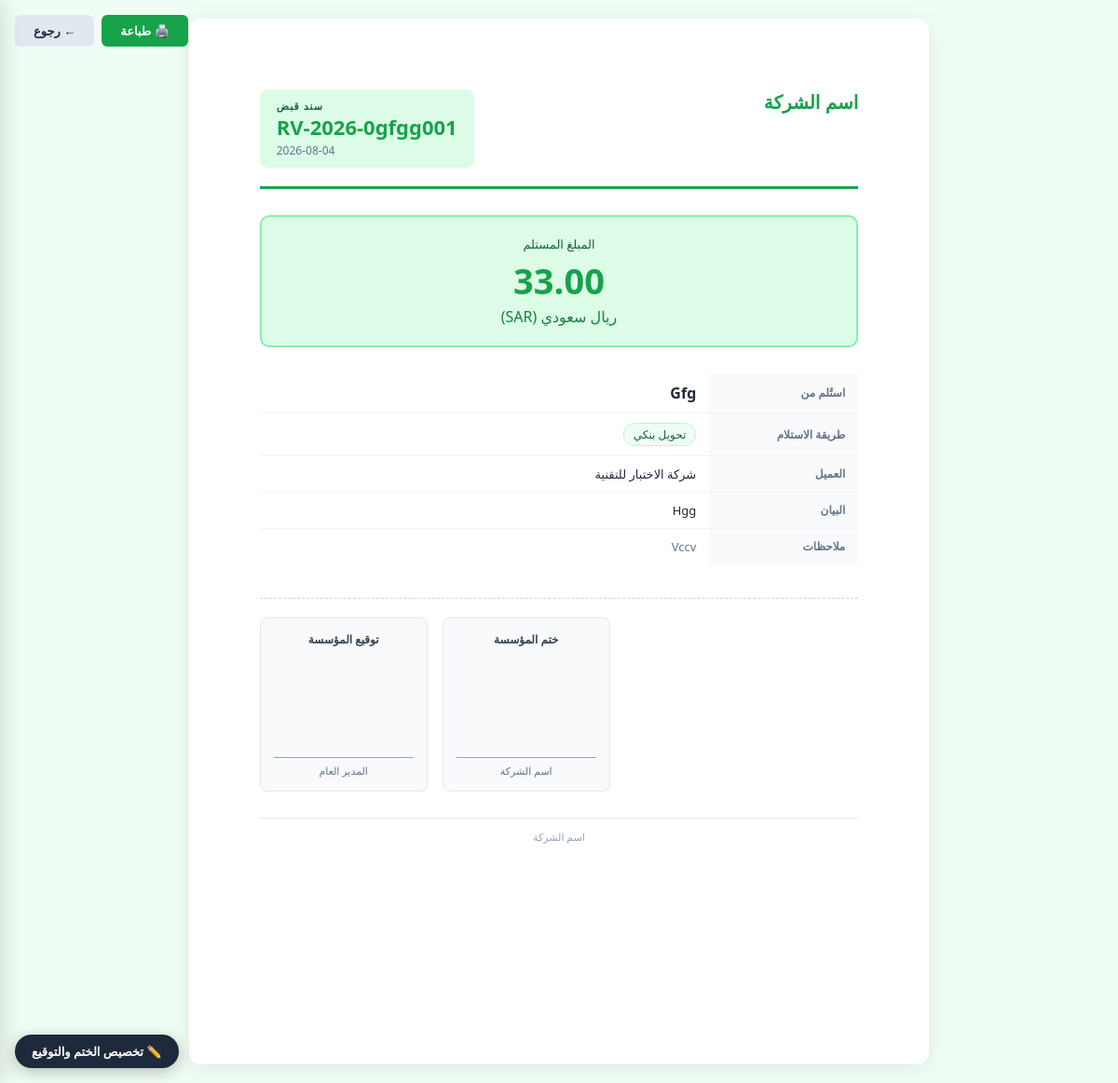
Screenshot of /receipt-vouchers/1/print (signed in) with the database file from the repository.
### app/models/settings.py (models this page shows, shortened)
class AppSetting(Base):
    __tablename__ = "app_settings"
    id: Mapped[int] = mapped_column(primary_key=True, index=True)
    key: Mapped[str] = mapped_column(String(100), unique=True, index=True, nullable=False)
    value: Mapped[str | None] = mapped_column(Text, nullable=True)
    description: Mapped[str | None] = mapped_column(String(255), nullable=True)

### app/models/receipt_voucher.py (models this page shows, shortened)
class ReceiptVoucher(Base):
    __tablename__ = "receipt_vouchers"
    id: Mapped[int] = mapped_column(primary_key=True, index=True)
    voucher_number: Mapped[str] = mapped_column(String(50), unique=True, nullable=False, index=True)
    voucher_date: Mapped[date] = mapped_column(Date, nullable=False)
    received_from: Mapped[str] = mapped_column(String(255), nullable=False)   # المستلم منه
    amount: Mapped[Decimal] = mapped_column(Numeric(15, 2), nullable=False)
    method: Mapped[VoucherPaymentMethod] = mapped_column(
        SAEnum(VoucherPaymentMethod), default=VoucherPaymentMethod.CASH, nullable=False
    )
    client_id: Mapped[int | None] = mapped_column(Integer, ForeignKey("clients.id"), nullable=True)
    description: Mapped[str | None] = mapped_column(Text, nullable=True)      # البيان
    reference: Mapped[str | None] = mapped_column(String(100), nullable=True)  # رقم المرجع
    notes: Mapped[str | None] = mapped_column(Text, nullable=True)
    created_at: Mapped[datetime] = mapped_column(DateTime, default=datetime.utcnow, nullable=False)
    created_by: Mapped[int | None] = mapped_column(Integer, ForeignKey("users.id"), nullable=True)
    client = relationship("Client", foreign_keys=[client_id])
    creator = relationship("User", foreign_keys=[created_by])

### app/models/client.py (models this page shows, shortened)
class Client(Base):
    __tablename__ = "clients"
    id: Mapped[int] = mapped_column(primary_key=True, index=True)
    name: Mapped[str] = mapped_column(String(150), nullable=False, index=True)
    type: Mapped[ClientType] = mapped_column(SAEnum(ClientType), default=ClientType.COMPANY, nullable=False)
    email: Mapped[str | None] = mapped_column(String(100), nullable=True)
    phone: Mapped[str | None] = mapped_column(String(20), nullable=True)
    address: Mapped[str | None] = mapped_column(Text, nullable=True)
    tax_number: Mapped[str | None] = mapped_column(String(50), nullable=True)
    notes: Mapped[str | None] = mapped_column(Text, nullable=True)
    is_active: Mapped[bool] = mapped_column(Boolean, default=True, nullable=False)
    created_at: Mapped[datetime] = mapped_column(DateTime, default=datetime.utcnow, nullable=False)
    created_by: Mapped[int | None] = mapped_column(Integer, ForeignKey("users.id"), nullable=True)
    contracts = relationship("Contract", back_populates="client", lazy="dynamic")
    quotations = relationship("Quotation", back_populates="client", lazy="dynamic")
    invoices = relationship("Invoice", back_populates="client", lazy="dynamic")
    payments = relationship("Payment", back_populates="client", lazy="dynamic")

### app/routers/receipt_vouchers.py (the view)
@router.get("/{voucher_id}/print", response_class=HTMLResponse)
async def print_receipt_voucher(request: Request, voucher_id: int, db: Session = Depends(get_db)):
    if not _require_login(request):
        return RedirectResponse(url="/auth/login", status_code=302)
    voucher = db.query(ReceiptVoucher).filter(ReceiptVoucher.id == voucher_id).first()
    if not voucher:
        return RedirectResponse(url="/receipt-vouchers", status_code=302)
    settings = SettingsService(db).get_all()
    return templates.TemplateResponse("receipt_vouchers/print.html", {
        "request": request,
        "voucher": voucher,
        "settings": settings,
        "method_labels": METHOD_LABELS,
    })

### app/core/logging_config.py (called while the page is built)
    def filter(self, record: logging.LogRecord) -> bool:
        record.request_id = _request_id_var.get()
        return True

    def format(self, record: logging.LogRecord) -> str:
        if isinstance(record.args, dict):
            record.args = {
                k: ("***" if any(s in k.lower() for s in self.SENSITIVE) else v)
                for k, v in record.args.items()
            }
        return super().format(record)

### app/templates/receipt_vouchers/print.html (shortened to what this page needs)
<!DOCTYPE html>
<html lang="ar" dir="rtl">
<head>
</head>
<body>
<div class="print-actions">
    <button class="btn-print" onclick="window.print()">🖨️ طباعة</button>
    <a class="btn-back" href="/receipt-vouchers/{{ voucher.id }}">← رجوع</a>
</div>
<div class="page">
    <div class="header">
        <div>
            <div class="company-name">{{ settings.get('company_name', 'اسم الشركة') }}</div>
        </div>
        <div class="voucher-type">
            <div class="voucher-type-label">سند قبض</div>
            <div class="voucher-number">{{ voucher.voucher_number }}</div>
            <div class="voucher-date">{{ voucher.voucher_date }}</div>
        </div>
    </div>
    <div class="amount-box">
        <div class="amount-label">المبلغ المستلم</div>
        <div class="amount-value">{{ "{:,.2f}".format(voucher.amount) }}</div>
        <div class="amount-currency">{{ settings.get('currency_name', 'ريال سعودي') }} ({{ settings.get('currency', 'SAR') }})</div>
    </div>
    <table class="details-table">
        <tr>
            <th>استُلم من</th>
            <td style="font-size:16px;font-weight:700;">{{ voucher.received_from }}</td>
        </tr>
        <tr>
            <th>طريقة الاستلام</th>
            <td><span class="badge-method">{{ method_labels.get(voucher.method.value, voucher.method.value) }}</span></td>
        </tr>
        {% if voucher.client %}
        <tr>
            <th>العميل</th>
            <td>{{ voucher.client.name }}</td>
        </tr>
        {% endif %}
        {% if voucher.description %}
        <tr>
            <th>البيان</th>
            <td>{{ voucher.description }}</td>
        </tr>
        {% endif %}
        {% if voucher.notes %}
        <tr>
            <th>ملاحظات</th>
            <td style="color:#64748b">{{ voucher.notes }}</td>
        </tr>
        {% endif %}
    </table>
    <div class="signatures">
        <div class="sig-box">
            <div class="sig-label">ختم المؤسسة</div>
            <div style="text-align:center; min-height:72px; display:flex; align-items:center; justify-content:center; margin-bottom:6px;">
            </div>
            <div class="sig-line">{{ settings.get('company_name', '') }}</div>
        </div>
        <div class="sig-box">
            <div class="sig-label">توقيع المؤسسة</div>
            <div style="text-align:center; min-height:72px; display:flex; align-items:center; justify-content:center; margin-bottom:6px;">
            </div>
            <div class="sig-line">{{ settings.get('pdf_signatory_title', 'المدير العام') }}</div>
        </div>
    </div>
    <div class="footer">
        {{ settings.get('company_name', '') }}
    </div>
</div>
<button class="sep-toggle" onclick="sepToggle()">✏️ تخصيص الختم والتوقيع</button>
</body>
</html>

### app/templates/receipt_vouchers/print.html (style rules this page uses)
* { box-sizing: border-box; margin: 0; padding: 0; }
body { font-family: 'Segoe UI', Tahoma, Arial, sans-serif; font-size: 13px; color: #1e293b; background: #f0fdf4; direction: rtl; }
.print-actions { position: fixed; top: 16px; left: 16px; display: flex; gap: 8px; z-index: 999; }
.btn-print { padding: 8px 20px; background: #16a34a; color: #fff; border: none; border-radius: 6px; cursor: pointer; font-size: 13px; font-weight: 600; }
.btn-back { padding: 8px 20px; background: #e2e8f0; color: #1e293b; border: none; border-radius: 6px; cursor: pointer; font-size: 13px; font-weight: 600; text-decoration: none; display: inline-block; }
.page { width: 210mm; min-height: 297mm; margin: 20px auto; padding: 20mm; background: #fff; border-radius: 12px; box-shadow: 0 4px 24px rgba(0,0,0,0.08); }
.header { display: flex; justify-content: space-between; align-items: flex-start; border-bottom: 3px solid #16a34a; padding-bottom: 20px; margin-bottom: 28px; }
.company-name { font-size: 20px; font-weight: 700; color: #16a34a; margin-bottom: 4px; }
.voucher-type { text-align: left; background: #dcfce7; border-radius: 8px; padding: 10px 18px; }
.voucher-type-label { font-size: 11px; color: #166534; font-weight: 600; text-transform: uppercase; letter-spacing: 1px; }
.voucher-number { font-size: 22px; font-weight: 700; color: #16a34a; }
.voucher-date { font-size: 12px; color: #64748b; margin-top: 2px; }
.amount-box { background: #dcfce7; border: 2px solid #86efac; border-radius: 10px; padding: 20px; text-align: center; margin-bottom: 28px; }
.amount-label { font-size: 13px; color: #166534; margin-bottom: 4px; }
.amount-value { font-size: 38px; font-weight: 700; color: #16a34a; }
.amount-currency { font-size: 16px; color: #15803d; margin-top: 2px; }
.details-table { width: 100%; border-collapse: collapse; margin-bottom: 24px; }
.details-table tr { border-bottom: 1px solid #f1f5f9; }
.details-table tr:last-child { border-bottom: none; }
.details-table th { padding: 10px 14px; font-size: 12px; color: #64748b; font-weight: 600; text-align: right; width: 160px; background: #f8fafc; }
.details-table td { padding: 10px 14px; font-weight: 500; }
.signatures { display: flex; gap: 16px; margin-top: 36px; padding-top: 20px; border-top: 1px dashed #cbd5e1; justify-content: flex-end; }
.sig-box { flex: 0 0 180px; width: 180px; text-align: center; border: 1px solid #e2e8f0; border-radius: 8px; padding: 14px; background: #f8fafc; }
.sig-label { font-size: 12px; font-weight: 600; color: #374151; margin-bottom: 40px; }
.sig-line { border-top: 1px solid #94a3b8; padding-top: 6px; font-size: 11px; color: #64748b; }
.footer { margin-top: 28px; text-align: center; font-size: 11px; color: #94a3b8; border-top: 1px solid #e2e8f0; padding-top: 12px; }
.badge-method { display: inline-block; padding: 3px 10px; background: #f0fdf4; border-radius: 12px; font-size: 12px; color: #166534; border: 1px solid #bbf7d0; }
.sep-toggle { position: fixed; bottom: 16px; left: 16px; background: #1e293b; color: #fff; border: none; border-radius: 24px; padding: 9px 18px; cursor: pointer; font-size: 13px; font-weight: 600; display: flex; align-items: center; gap: 7px; z-index: 998; box-shadow: 0 4px 16px rgba(0,0,0,0.25); font-family: 'Segoe UI', Tahoma, Arial, sans-serif; }

### rows the page displays
AppSetting: get "اسم الشركة"
ReceiptVoucher: voucher_number "RV-2026-0gfgg001", voucher_date "2026-08-04", amount "33.00", received_from "Gfg", get "تحويل بنكي", description "Hgg", notes "Vccv"
AppSetting: get "ريال سعودي"
AppSetting: get "SAR"
Client: client.name "شركة الاختبار للتقنية"
AppSetting: get "المدير العام"
